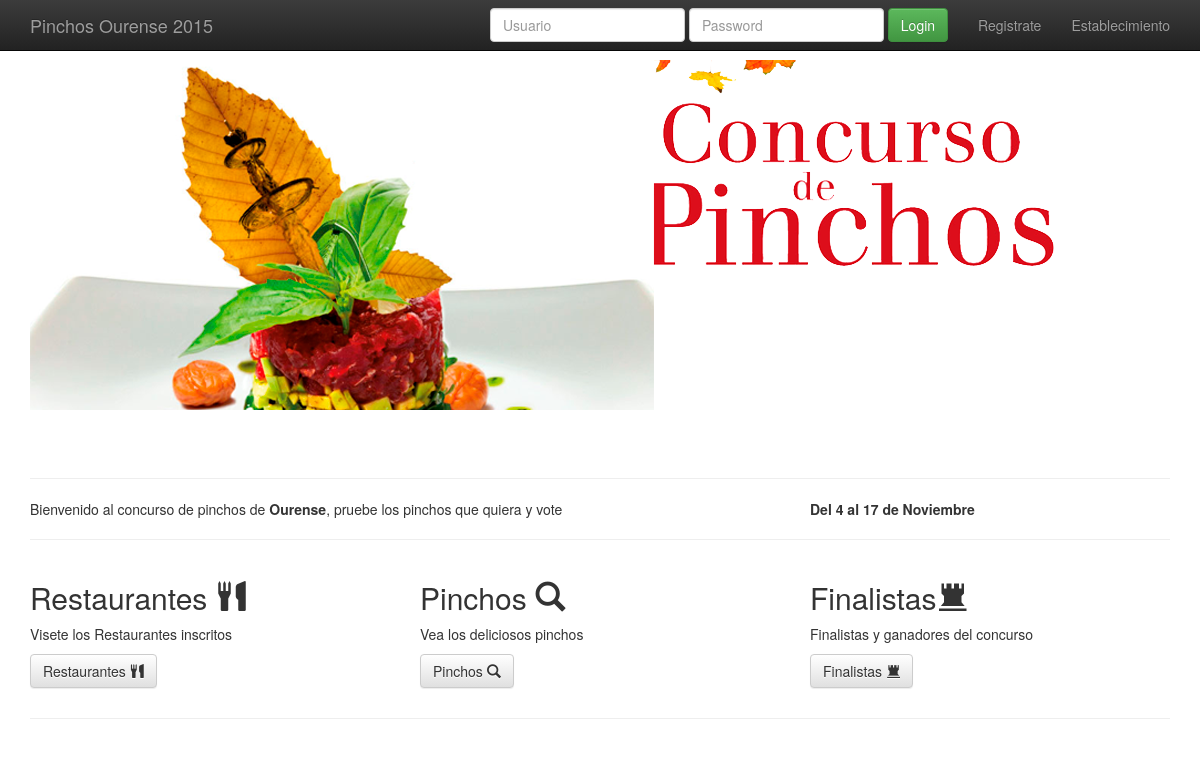
Before: / with the older database file.
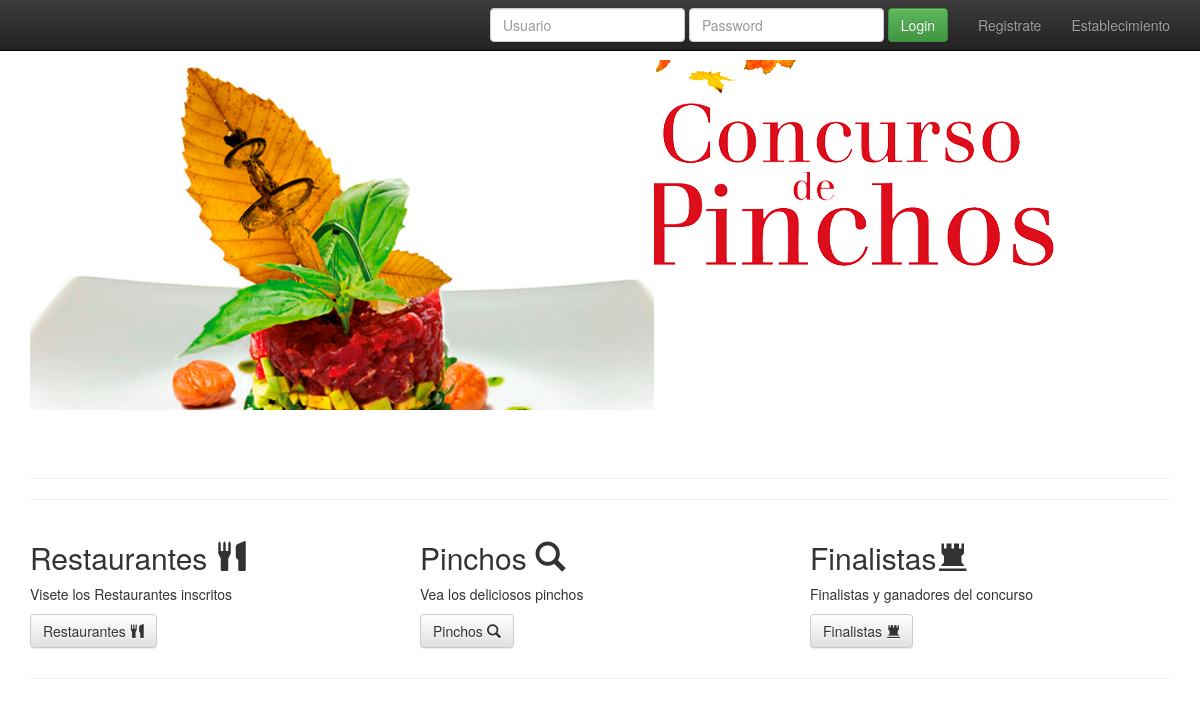
After: the same page with the newer database file.
### tables this page shows
CREATE TABLE IF NOT EXISTS `configuracion` (
  `id` int(11) NOT NULL AUTO_INCREMENT,
  `logo` varchar(250) NOT NULL,
  `nombre` varchar(250) NOT NULL,
  `descripcion` mediumtext NOT NULL,
  `imagen` varchar(250) NOT NULL,
  `f_inicio` date NOT NULL,
  `f_fin` date NOT NULL,
  `resultados` tinyint(1) NOT NULL DEFAULT '0',
  `votacionesFinalistas` tinyint(1) NOT NULL DEFAULT '0',
  `votacionesGanadores` tinyint(1) NOT NULL DEFAULT '0',
  `votacionesPopulares` tinyint(1) NOT NULL DEFAULT '0',
  PRIMARY KEY (`id`)
);

### lib/php/functions.php (called while the page is built, shortened)
<?php
	function isUserLogin(){
		return (isset($_SESSION['login'] ) AND $_SESSION['login']==true);
	}

### model/Configuracion.php (called while the page is built, shortened)
<?php
class Configuracion extends Model{
	private $id;
	function __construct(){
	   $this->id=1;
	}
	public function get(){
		$sentencia = $GLOBALS['DB']->prepare('SELECT *
								FROM configuracion
								WHERE id = ? ');
		$sentencia->execute(array($this->id));
		$resul=$sentencia->fetchall()[0];
		$this->nombre=$resul['nombre'];
		$this->descripcion=$resul['descripcion'];
		$this->imagen=$resul['imagen'];
		return $this;
	}
}

### template/index/index.php (the view)
<div class="jumbotron" id="imgPrincipal">
     <div class="container">
	<img src="<?= $GLOBALS['IMGCONCURSO_URL'].$GLOBALS['conf']->imagen;?>" class="img-responsive" alt="Responsive image">
     </div>
</div>
   <div class="container">
     <hr>
			<?= $GLOBALS['conf']->descripcion;?>
     <hr>
</div>
   <div class="container">
     <div class="row">
       <div class="col-md-4">
         <h2>Restaurantes <span class="glyphicon glyphicon-cutlery"/></h2>
         <p>Visete los Restaurantes inscritos</p>
         <p><a class="btn btn-default" href="/?action=restaurantes" role="button">Restaurantes <span class="glyphicon glyphicon-cutlery"/></a></p>
       </div>
       <div class="col-md-4">
         <h2>Pinchos <span class="glyphicon glyphicon-search"/></h2>
         <p>Vea los deliciosos pinchos</p>
         <p><a class="btn btn-default" href="/?action=pinchos" role="button">Pinchos <span class="glyphicon glyphicon-search"/></a></p>
      </div>
       <div class="col-md-4">
         <h2>Finalistas<span class="glyphicon glyphicon-tower"/></h2>
         <p>Finalistas y ganadores del concurso</p>
         <p><a class="btn btn-default" href="/?action=finalistas" role="button">Finalistas <span class="glyphicon glyphicon-tower"/></a></p>
       </div>
     </div>
     <hr>
   </div>

### index.php (shortened to what this page needs)
<?php
include_once($GLOBALS['MODEL_PATH'].'Configuracion.php');
function index(){
	$GLOBALS['conf']=(new Configuracion())->get();
	if(!isUserLogin()){
		if(isset($_REQUEST['action']) AND $_REQUEST['action'] == 'register'){
			registrarUsuario();
		}else if(isset($_REQUEST['action']) AND $_REQUEST['action'] == 'registerEstablecimiento'){
			registrarEstablecimiento();
		}else if(isset($_REQUEST['action']) AND $_REQUEST['action'] == 'restaurantes'){
			restaurantes('notLoginNav.php');
		}else if(isset($_REQUEST['action']) AND $_REQUEST['action'] == 'pinchos'){
			pinchos('notLoginNav.php');
		}else if(isset($_REQUEST['action']) AND $_REQUEST['action'] == 'finalistas'){
			finalistas('notLoginNav.php');
		}else{
			inicio('notLoginNav.php');
		}
	}else if(isUserLoginWhithRole('administrador')){
		if(isset($_REQUEST['action']) AND $_REQUEST['action'] == 'restaurantes'){
			restaurantes('loginNavAdministrador.php');
		}else if(isset($_REQUEST['action']) AND $_REQUEST['action'] == 'pinchos'){
			pinchos('loginNavAdministrador.php');
		}else if(isset($_REQUEST['action']) AND $_REQUEST['action'] == 'finalistas'){
			finalistas('loginNavAdministrador.php');
		}else{
			inicio('loginNavAdministrador.php');
		}
	}else if(isUserLoginWhithRole('profesional')){
		if(isset($_REQUEST['action']) AND $_REQUEST['action'] == 'restaurantes'){
			restaurantes('loginNavProfesional.php');
		}else if(isset($_REQUEST['action']) AND $_REQUEST['action'] == 'pinchos'){
			pinchos('loginNavProfesional.php');
		}else if(isset($_REQUEST['action']) AND $_REQUEST['action'] == 'finalistas'){
			finalistas('loginNavProfesional.php');
		}else{
			inicio('loginNavProfesional.php');
		}
	}else if(isUserLoginWhithRole('popular')){
		if(isset($_REQUEST['action']) AND $_REQUEST['action'] == 'restaurantes'){
			restaurantes('loginNavPopular.php');
		}else if(isset($_REQUEST['action']) AND $_REQUEST['action'] == 'pinchos'){
			pinchos('loginNavPopular.php');
		}else if(isset($_REQUEST['action']) AND $_REQUEST['action'] == 'finalistas'){
			finalistas('loginNavPopular.php');
		}else{
			inicio('loginNavPopular.php');
		}
	}else if(isUserLoginWhithRole('establecimiento')){
		$establecimiento = new Establecimiento();
		$establecimiento->usuario_id = $_SESSION['user']['usuario_id'];
		$GLOBALS['Pincho'] = $establecimiento->hasPincho();
		if(isset($_REQUEST['action']) AND $_REQUEST['action'] == 'restaurantes'){
			restaurantes('loginNavEstablecimiento.php');
		}else if(isset($_REQUEST['action']) AND $_REQUEST['action'] == 'pinchos'){
			pinchos('loginNavEstablecimiento.php');
		}else if(isset($_REQUEST['action']) AND $_REQUEST['action'] == 'finalistas'){
			finalistas('loginNavEstablecimiento.php');
		}else{
			inicio('loginNavEstablecimiento.php');
		}
	}else{
		redirecionar('/');
	}
}
function inicio($nav){
	include_once($GLOBALS['LAYOUT_PATH'].'header.php');
	include_once($GLOBALS['LAYOUT_PATH'].$nav);
	include_once($GLOBALS['TEMPLATES_PATH'].'index/index.php');
	include_once($GLOBALS['LAYOUT_PATH'].'footer.php');
}
index();

### template/layouts/header.php (shortened to what this page needs)
<html>
  <head>
	<link rel="stylesheet" href=<?php echo $GLOBALS['BOOTSTRAP_URL']."css/bootstrap.min.css"?>>
	<link rel="stylesheet" href=<?php echo $GLOBALS['BOOTSTRAP_URL']."css/bootstrap-theme.min.css"?>>
	<link rel="stylesheet" href=<?php echo $GLOBALS['CSS_URL']."estilo.css"?>>
	</head>
	<body>

### template/layouts/notLoginNav.php (shortened to what this page needs)
<nav class="navbar navbar-inverse navbar-fixed-top" role="navigation">
  <div class="container">
	<div class="navbar-header">
	  <a class="navbar-brand" href="/"><?php echo $GLOBALS['conf']->nombre;?></a>
	</div>
	<div id="navbar" class="navbar-collapse collapse">
	  <ul class="nav navbar-nav navbar-right">
		<li><a href="/?action=register">Registrate</a></li>
		<li><a href="/?action=registerEstablecimiento">Establecimiento</a></li>
	  </ul>
	  <form class="navbar-form navbar-right" id="validarPasswordLogin" role="form" Method="POST" action="<?php echo $GLOBALS['CONTROLLER_URL'].'usersController.php'; ?>">
		<div class="form-group">
		  <input type="text" placeholder="Usuario"  name="username" class="form-control" required>
		</div>
		<div class="form-group">
		  <input id="pass" type="password" placeholder="Password" class="form-control" required>
		</div>
		<button type="submit" class="btn btn-success" value="login" name="action" >Login</button>
	  </form>
	</div>
  </div>
</nav>

### template/layouts/footer.php (shortened to what this page needs)
  </body>
</html>

Changed rows visible on the page:
changed configuracion: nombre "Pinchos Ourense 2015" → (not shown); descripcion "Bienvenido al concurso de pinchos de Ourense , pruebe los pinchos que quiera y vote Del 4 al 17 de Noviembre" → (not shown)
